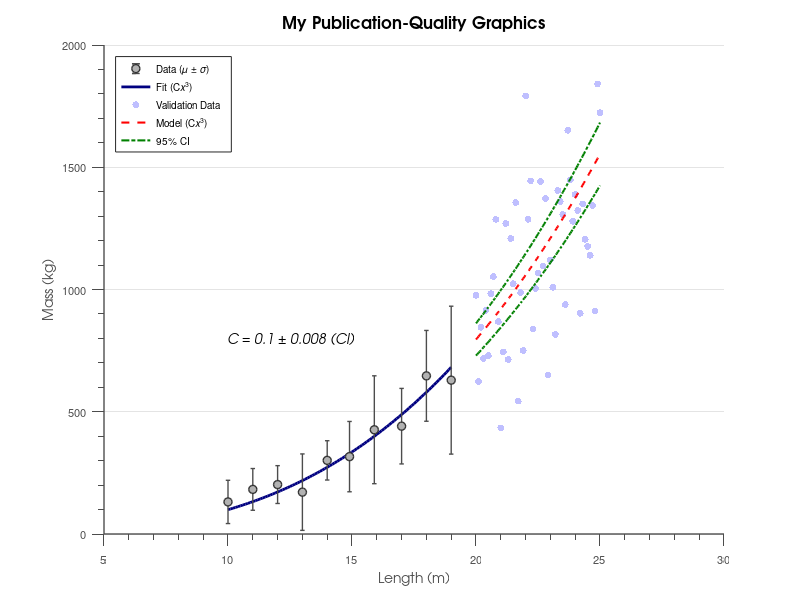

Here is the MATLAB script that generated this plot:
%%
% *This is an example of how to customize a plot to make them publication quality in MATLAB&#174;* .
%
% You can open this example in the <https://www.mathworks.com/products/matlab/live-editor.html 
% Live Editor> with MATLAB version 2016a or higher.
%
% For more examples, go to <http://www.mathworks.com/discovery/gallery.html MATLAB Plot Gallery>
%
% Copyright 2012-2018 The MathWorks, Inc.

% Load data
load data xfit yfit xdata_m ydata_m ydata_s xVdata yVdata xmodel ymodel ...
    ymodelL ymodelU c cint

% Create basic plot
figure
hold on
hFit = line(xfit  , yfit);
hE = errorbar(xdata_m, ydata_m, ydata_s);
hData = line(xVdata, yVdata);
hModel = line(xmodel, ymodel);
hCI(1) = line(xmodel, ymodelL);
hCI(2) = line(xmodel, ymodelU);

% Adjust line properties (functional)
set(hFit, 'Color', [0 0 .5])
set(hE, 'LineStyle', 'none', 'Marker', '.', 'Color', [.3 .3 .3])
set(hData, 'LineStyle', 'none', 'Marker', '.')
set(hModel, 'LineStyle', '--', 'Color', 'r')
set(hCI(1), 'LineStyle', '-.', 'Color', [0 .5 0])
set(hCI(2), 'LineStyle', '-.', 'Color', [0 .5 0])

% Adjust line properties (aesthetics)
set(hFit, 'LineWidth', 2)
set(hE, 'LineWidth', 1, 'Marker', 'o', 'MarkerSize', 6, ...
    'MarkerEdgeColor', [.2 .2 .2], 'MarkerFaceColor' , [.7 .7 .7])
set(hData, 'Marker', 'o', 'MarkerSize', 5, ...
    'MarkerEdgeColor', 'none', 'MarkerFaceColor', [.75 .75 1])
set(hModel, 'LineWidth', 1.5)
set(hCI(1), 'LineWidth', 1.5)
set(hCI(2), 'LineWidth', 1.5)

% Add labels
hTitle = title('My Publication-Quality Graphics');
hXLabel = xlabel('Length (m)');
hYLabel = ylabel('Mass (kg)');

% Add text
hText = text(10, 800, ...
    sprintf('{\\itC = %0.1g \\pm %0.1g (CI)}', c, cint(2)-c));

% Add legend
hLegend = legend([hE, hFit, hData, hModel, hCI(1)], ...
    'Data ({\it\mu} \pm {\it\sigma})', 'Fit (C{\itx}^3)', ...
    'Validation Data', 'Model (C{\itx}^3)', '95% CI', ...
    'Location', 'NorthWest');

% Adjust font
set(gca, 'FontName', 'Helvetica')
set([hTitle, hXLabel, hYLabel, hText], 'FontName', 'AvantGarde')
set([hLegend, gca], 'FontSize', 8)
set([hXLabel, hYLabel, hText], 'FontSize', 10)
set(hTitle, 'FontSize', 12, 'FontWeight' , 'bold')

% Adjust axes properties
set(gca, 'Box', 'off', 'TickDir', 'out', 'TickLength', [.02 .02], ...
    'XMinorTick', 'on', 'YMinorTick', 'on', 'YGrid', 'on', ...
    'XColor', [.3 .3 .3], 'YColor', [.3 .3 .3], 'YTick', 0:500:2500, ...
    'LineWidth', 1)
